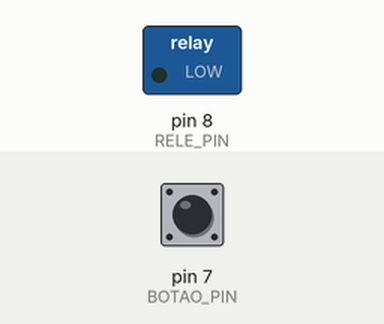
This sketch was run on a simulated Arduino Uno, built with avr-gcc and run on an emulated ATmega328P. On the bench: switched loads named in the sketch (green lamp = pin HIGH). The test bench sets the inputs (shaded band); at power-on: pin 7 (BOTAO_PIN) HIGH.

Above: at 1.2 s.
1.3 s: pin 7 (BOTAO_PIN) pulled LOW for 0.15 s
At 2.3 s:
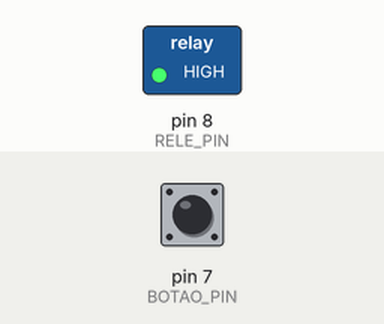
2.9 s: pin 7 (BOTAO_PIN) pulled LOW for 1 s
At 3.5 s:
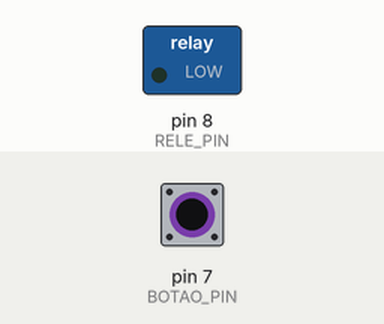
5.4 s: pin 7 (BOTAO_PIN) pulled LOW for 3.2 s
At 6.6 s:
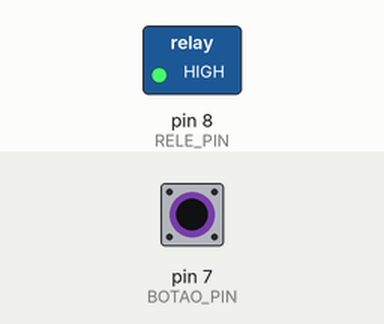
Timing chart, 0 to 8.4 s (numbered marks = the images above; inputs shaded):
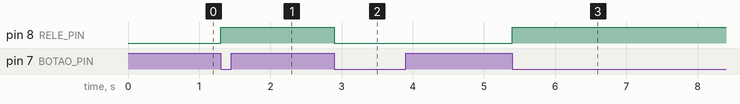

Measured:
- after the input at 1.3 s, pin 8 (RELE_PIN): LOW → HIGH at once
- after the input at 2.9 s, pin 8 (RELE_PIN): HIGH → LOW at once
- after the input at 5.4 s, pin 8 (RELE_PIN): LOW → HIGH at once

The sketch:

ControleRele.ino
```cpp
/*
 * Projeto: Controle de Relé com Botão
 * Autor: Henrique Monteiro Cardoso
 * Data: 2024-06-07
 * Descrição: Liga/desliga um relé usando um botão com debounce.
 */

const int RELE_PIN = 8;
const int BOTAO_PIN = 7;
bool estadoRele = false;
bool ultimoEstadoBotao = HIGH;
const int DEBOUNCE_DELAY = 200; // ms

void setup() {
  pinMode(RELE_PIN, OUTPUT);
  pinMode(BOTAO_PIN, INPUT_PULLUP);
  digitalWrite(RELE_PIN, LOW);
}

void loop() {
  bool estadoBotao = digitalRead(BOTAO_PIN);
  if (estadoBotao == LOW && ultimoEstadoBotao == HIGH) {
    estadoRele = !estadoRele;
    digitalWrite(RELE_PIN, estadoRele ? HIGH : LOW);
    delay(DEBOUNCE_DELAY); // debounce
  }
  ultimoEstadoBotao = estadoBotao;
} 
```
